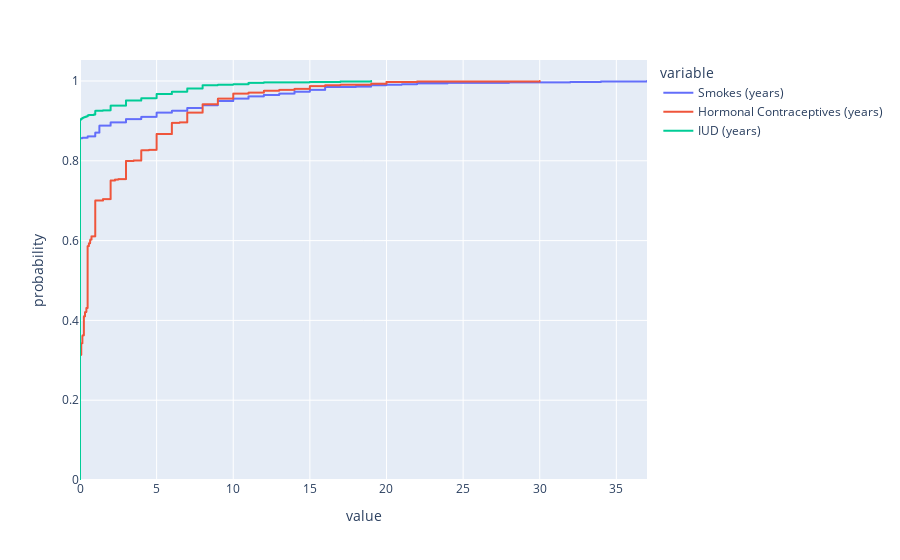

Notebook source saved alongside this figure:
### Code cell
#empirical cumulative distribution function showing most data on smoking, hormonal contraceptives and IUD in years
#are represented at around value 20 (not years)
time_ecdf = px.ecdf(imputed_data, x=["Smokes (years)", "Hormonal Contraceptives (years)", "IUD (years)"])
time_ecdf.show()

### Figure 1 — Plotly figure (JSON) as saved in the notebook; plotly's stock layout.template omitted (floating-point values rounded to 4 significant figures; data arrays with more than 128 entries replaced by an {"elided": "..."} marker saying what was removed)
{"data": [{"hovertemplate": "variable=Smokes (years)<br>value=%{x}<br>probability=%{y}<extra></extra>", "legendgroup": "Smokes (years)", "line": {"dash": "solid", "shape": "hv"}, "marker": {"color": "#636efa", "symbol": "circle"}, "mode": "lines", "name": "Smokes (years)", "showlegend": true, "type": "scattergl", "x": {"elided": "858 float values"}, "xaxis": "x", "y": {"elided": "858 float values"}, "yaxis": "y"}, {"hovertemplate": "variable=Hormonal Contraceptives (years)<br>value=%{x}<br>probability=%{y}<extra></extra>", "legendgroup": "Hormonal Contraceptives (years)", "line": {"dash": "solid", "shape": "hv"}, "marker": {"color": "#EF553B", "symbol": "circle"}, "mode": "lines", "name": "Hormonal Contraceptives (years)", "showlegend": true, "type": "scattergl", "x": {"elided": "858 float values"}, "xaxis": "x", "y": {"elided": "858 float values"}, "yaxis": "y"}, {"hovertemplate": "variable=IUD (years)<br>value=%{x}<br>probability=%{y}<extra></extra>", "legendgroup": "IUD (years)", "line": {"dash": "solid", "shape": "hv"}, "marker": {"color": "#00cc96", "symbol": "circle"}, "mode": "lines", "name": "IUD (years)", "showlegend": true, "type": "scattergl", "x": {"elided": "858 float values"}, "xaxis": "x", "y": {"elided": "858 float values"}, "yaxis": "y"}], "layout": {"legend": {"title": {"text": "variable"}, "tracegroupgap": 0}, "margin": {"t": 60}, "xaxis": {"anchor": "y", "domain": [0, 1], "title": {"text": "value"}}, "yaxis": {"anchor": "x", "domain": [0, 1], "rangemode": "tozero", "title": {"text": "probability"}}}}
